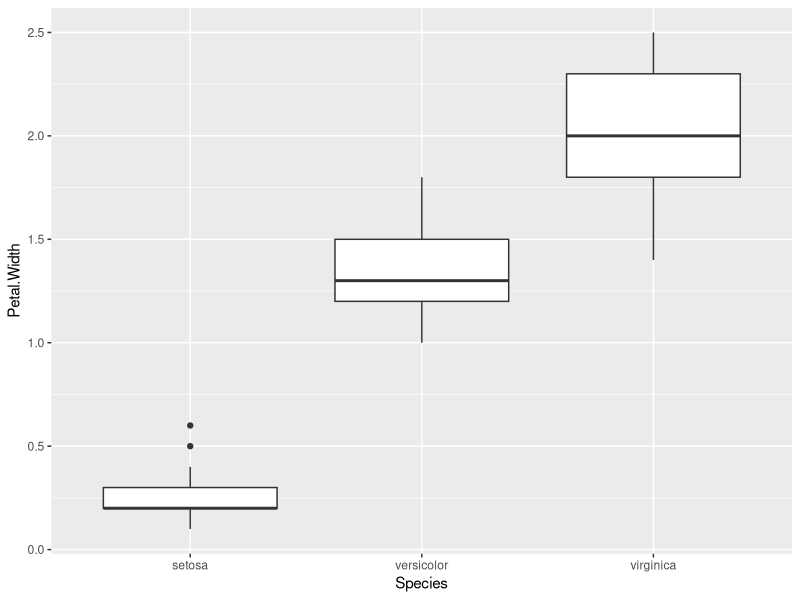
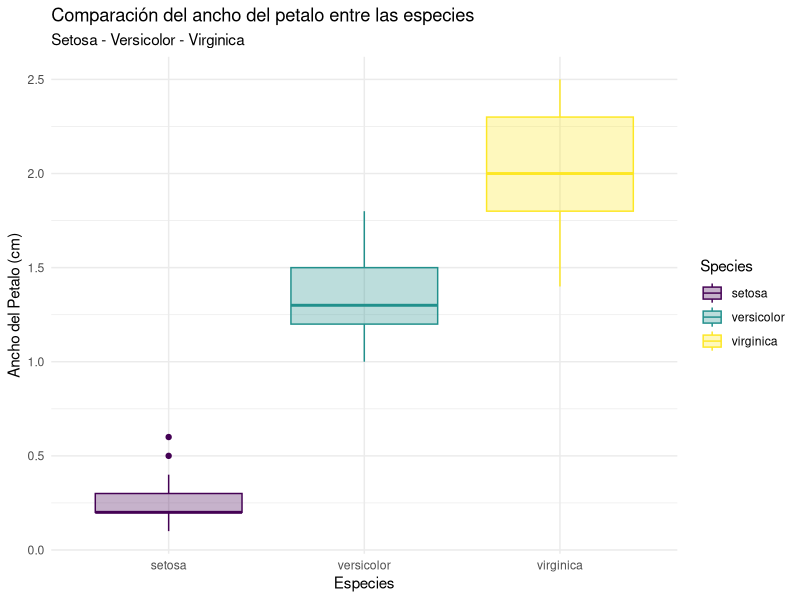
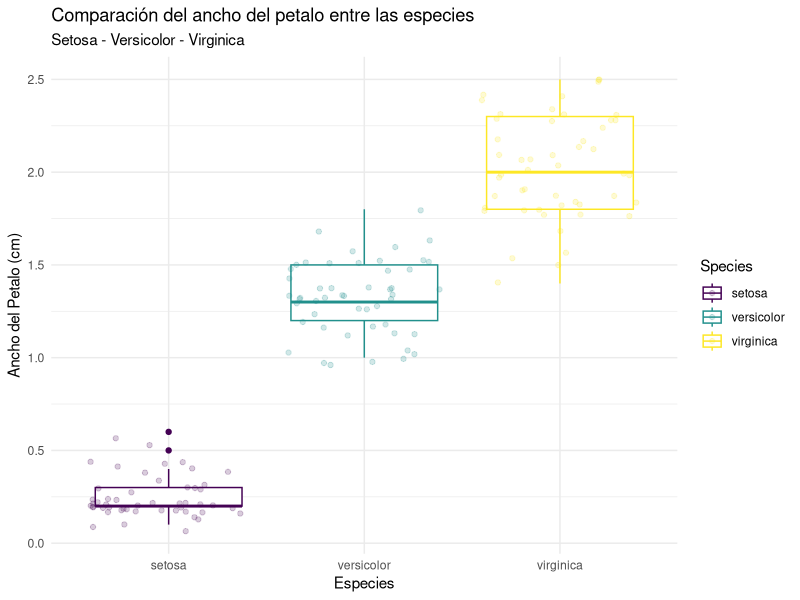
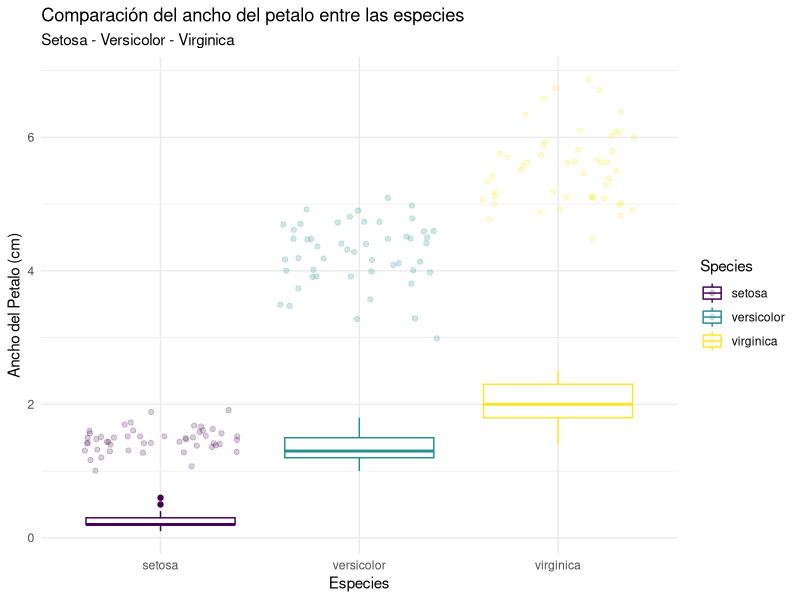
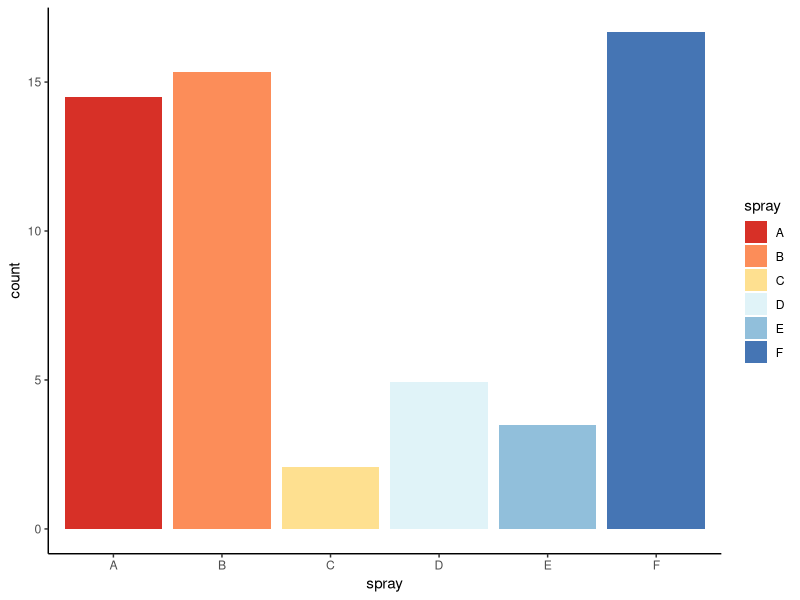
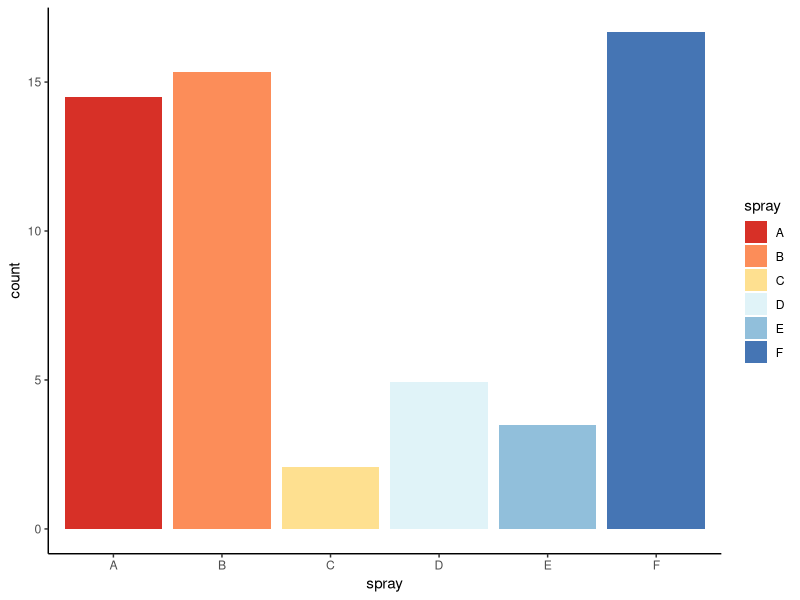
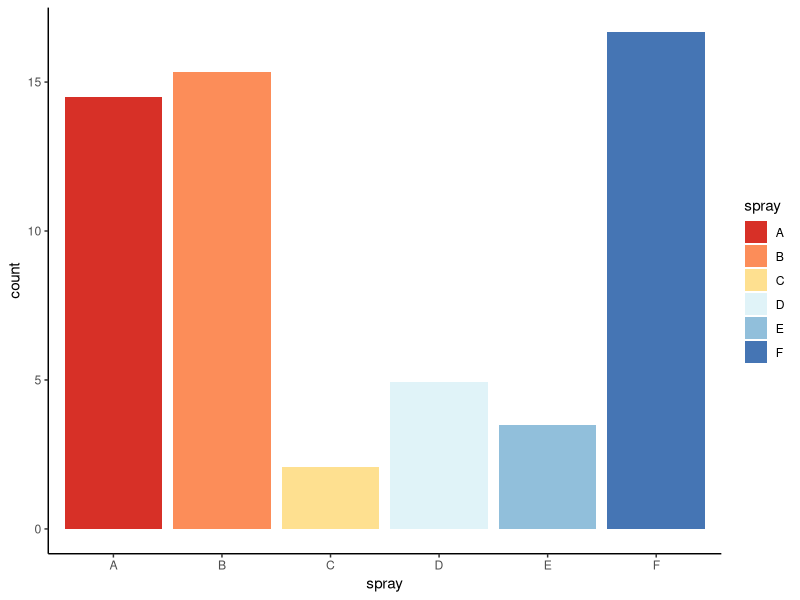
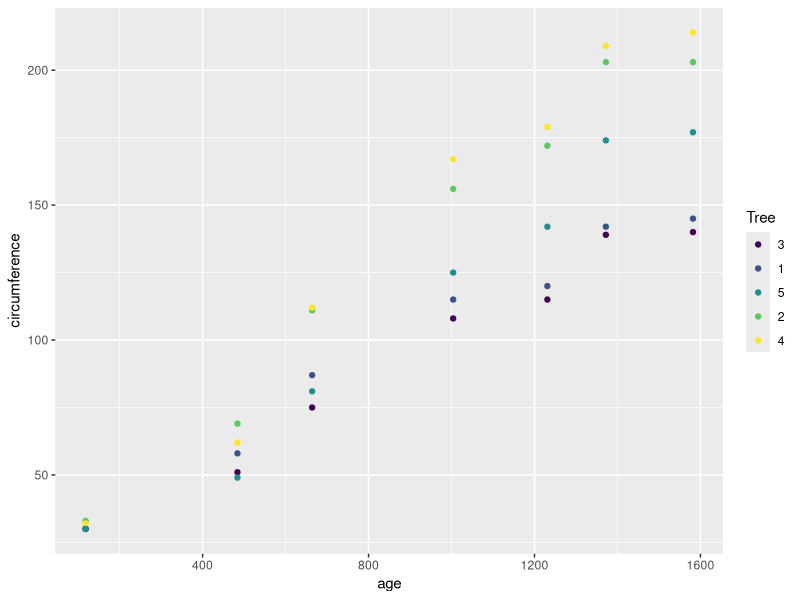

Write the R code that produced these figures, in order. (Note: this script raises an error after producing the figures.)
## ---- chunk 1
knitr::opts_chunk$set(echo = FALSE)
## ---- chunk 2
library(ggplot2)


ggplot(data = iris, mapping = aes(x  = Species, y = Petal.Width)) +
  geom_boxplot()
## ---- chunk 3
ggplot(data = iris, mapping = aes(x  = Species, y = Petal.Width, color = Species, fill = Species)) +
  geom_boxplot() +
  scale_fill_viridis_d(alpha = 0.3) +
  scale_color_viridis_d() +
  labs(
    title = "Comparación del ancho del petalo entre las especies",
    subtitle = "Setosa - Versicolor - Virginica", 
    x = "Especies",
    y = "Ancho del Petalo (cm)"
  ) +
  theme_minimal()
## ---- chunk 4
ggplot(data = iris, mapping = aes(x  = Species, y = Petal.Width, color = Species)) +
  geom_boxplot() +
  geom_jitter(alpha=0.2) +
  scale_color_viridis_d() +
  labs(
    title = "Comparación del ancho del petalo entre las especies",
    subtitle = "Setosa - Versicolor - Virginica", 
    x = "Especies",
    y = "Ancho del Petalo (cm)"
  ) +
  theme_minimal()
## ---- chunk 5
ggplot(data = iris, mapping = aes(x  = Species, y = Petal.Width, color = Species)) +
  geom_boxplot() +
  geom_jitter(aes(x = Species, y = Petal.Length), alpha=0.2) +
  scale_color_viridis_d() +
  labs(
    title = "Comparación del ancho del petalo entre las especies",
    subtitle = "Setosa - Versicolor - Virginica", 
    x = "Especies",
    y = "Ancho del Petalo (cm)"
  ) +
  theme_minimal()
## ---- chunk 6
ggplot(InsectSprays, aes(x = spray, y = count, fill = spray)) +
  geom_bar(stat='summary', fun='mean') +
  scale_fill_brewer(palette = 'RdYlBu') +
  theme_classic()
## ---- chunk 7
ggplot(InsectSprays) +
  geom_bar( aes(x = spray, y = count, fill = spray), stat='summary', fun='mean') +
  scale_fill_brewer(palette = 'RdYlBu') +
  theme_classic()
## ---- chunk 8
ggplot() +
  geom_bar(data = InsectSprays, aes(x = spray, y = count, fill = spray), stat='summary', fun='mean') +
  scale_fill_brewer(palette = 'RdYlBu') +
  theme_classic()
## ---- chunk 9
plot_orange <- ggplot(Orange, aes(x = age, y = circumference , color = Tree)) +
  geom_point()
## ---- chunk 10
plot_orange
## ---- chunk 11
plot_orange +
  theme_minimal()
  
## ---- chunk 12
plot_orange +
  geom_line() +
  theme_minimal()
## ---- chunk 13
sleep_boxplot <- ggplot(sleep, aes(x = group, y = extra, color=group)) +
  geom_boxplot() +
  scale_color_viridis_d(option='cvidis') +
  theme_minimal()

sleep_boxplot
## ---- chunk 14
insects_plot <- ggplot(InsectSprays, aes(x = spray, y = count, fill = spray)) +
  geom_bar(stat='summary', fun='mean') +
  scale_fill_brewer(palette = 'RdYlBu') +
  theme_classic()
insects_plot
## ---- chunk 15
InsectSprays %>% 
  group_by(spray) %>% 
  summarise(spray_mean = mean(count), spray_sd = mean(count)) %>% 
  ggplot(aes(x=spray, y=spray_mean, fill = spray)) +
    geom_col() +
    geom_errorbar(aes(ymin=spray_mean - spray_sd, ymax = spray_mean + spray_sd)) +
    scale_fill_brewer(palette = 'RdYlBu') +
    theme_classic()
## ---- chunk 16
txhousing_plot <- ggplot(txhousing, aes(sales)) +
  geom_histogram(bins = 30) +
  theme_minimal()
txhousing_plot
## ---- chunk 17
orange_plot_line <- ggplot(Orange, aes(x = age, y = circumference , color = Tree)) +
  geom_point() +
  geom_line() +
  theme_minimal()
orange_plot_line
## ---- chunk 18
trees_plot <- ggplot(trees, aes(x = Volume, y = Height, size = Girth)) +
  geom_point(alpha =0.5)
trees_plot
## ---- chunk 19
library(patchwork)

orange_plot_line + trees_plot
## ---- chunk 20
orange_plot_line + trees_plot / txhousing_plot
